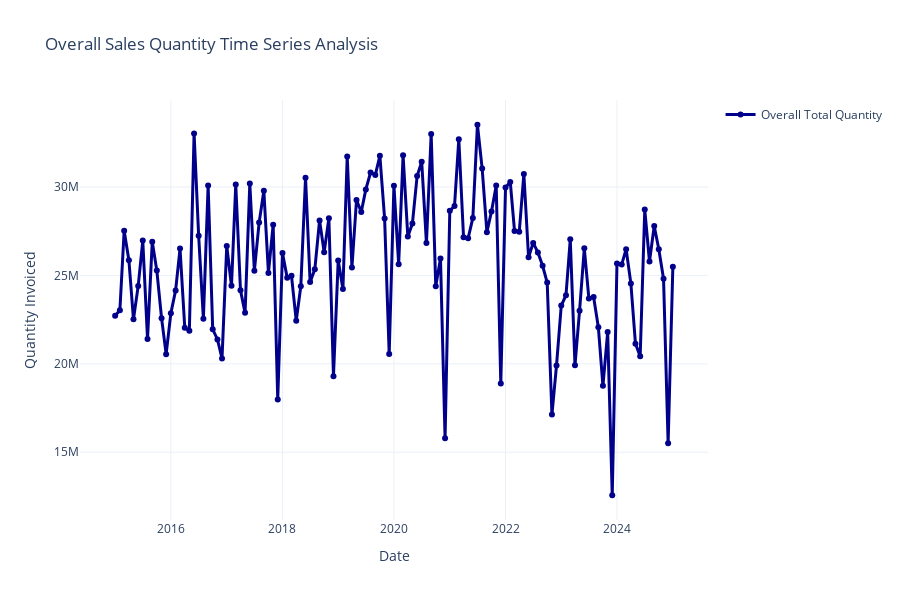

The code cell stored with this chart in its notebook:
### Code cell
# Visualize the overall time series
fig = go.Figure()

# Plot Overall Total Quantity
fig.add_trace(
    go.Scatter(x=data['Date'], y=data['Quantity Invoiced'],
              mode='lines+markers', name='Overall Total Quantity',
              line=dict(color='darkblue', width=3),
              marker=dict(size=6))
)

fig.update_layout(
    height=600,
    title_text="Overall Sales Quantity Time Series Analysis",
    xaxis_title="Date",
    yaxis_title="Quantity Invoiced",
    showlegend=True,
    template="plotly_white"
)

fig.show()

# Statistical summary
print("\n=== STATISTICAL SUMMARY ===")
print("Overall Quantity Statistics:")
print(data['Quantity Invoiced'].describe())

# Additional time series analysis
print(f"\nTime Series Characteristics:")
print(f"Mean: {data['Quantity Invoiced'].mean():,.0f}")
print(f"Standard Deviation: {data['Quantity Invoiced'].std():,.0f}")
print(f"Coefficient of Variation: {(data['Quantity Invoiced'].std() / data['Quantity Invoiced'].mean() * 100):.2f}%")

# Check for trends and seasonality
data_monthly = data.set_index('Date')['Quantity Invoiced']
monthly_avg = data_monthly.groupby(data_monthly.index.month).mean()
print(f"\nMonthly Averages:")
month_names = ['Jan', 'Feb', 'Mar', 'Apr', 'May', 'Jun', 'Jul', 'Aug', 'Sep', 'Oct', 'Nov', 'Dec']
for month, avg in monthly_avg.items():
    print(f"  {month_names[month-1]}: {avg:,.0f}")

# Year-over-year growth
yearly_avg = data_monthly.groupby(data_monthly.index.year).mean()
print(f"\nYearly Averages:")
for year, avg in yearly_avg.items():
    print(f"  {year}: {avg:,.0f}")
